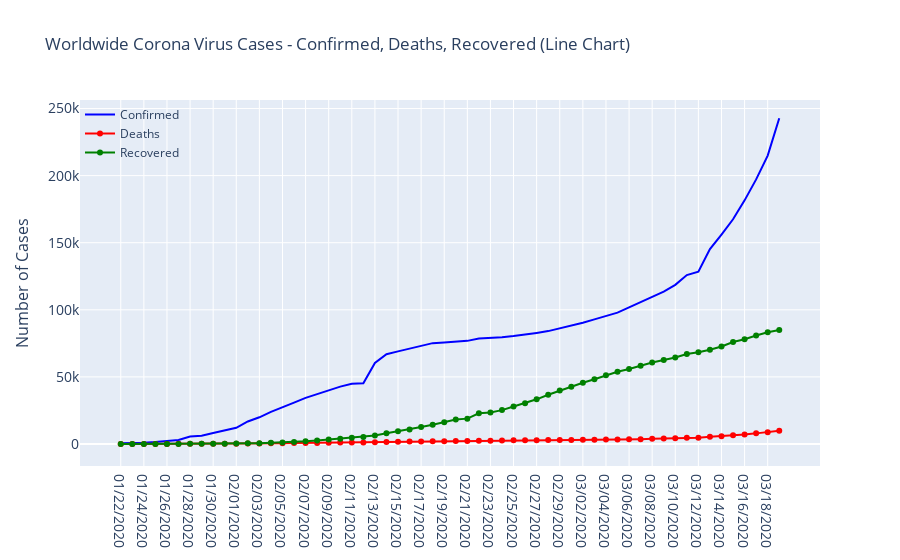

The notebook cell saved with this chart:
### Code cell
fig = go.Figure()
fig.add_trace(go.Scatter(x=confirmed['Date'], 
                         y=confirmed['Confirmed'],
                         mode='lines',
                         name='Confirmed',
                         line=dict(color='blue', width=2)
                        ))
fig.add_trace(go.Scatter(x=deaths['Date'], 
                         y=deaths['Deaths'],
                         mode='lines+markers',
                         name='Deaths',
                         line=dict(color='Red', width=2)
                        ))
fig.add_trace(go.Scatter(x=recovered['Date'], 
                         y=recovered['Recovered'],
                         mode='lines+markers',
                         name='Recovered',
                         line=dict(color='Green', width=2)
                        ))
fig.update_layout(
    title='Worldwide Corona Virus Cases - Confirmed, Deaths, Recovered (Line Chart)',
    xaxis_tickfont_size=14,
    yaxis=dict(
        title='Number of Cases',
        titlefont_size=16,
        tickfont_size=14,
    ),
    legend=dict(
        x=0,
        y=1.0,
        bgcolor='rgba(255, 255, 255, 0)',
        bordercolor='rgba(255, 255, 255, 0)'
    )
)
fig.show()

### Figure 1 — Plotly figure (JSON) as saved in the notebook; plotly's stock layout.template omitted (floating-point values rounded to 4 significant figures)
{"data": [{"line": {"color": "blue", "width": 2}, "mode": "lines", "name": "Confirmed", "type": "scatter", "x": ["01/22/2020", "01/23/2020", "01/24/2020", "01/25/2020", "01/26/2020", "01/27/2020", "01/28/2020", "01/29/2020", "01/30/2020", "01/31/2020", "02/01/2020", "02/02/2020", "02/03/2020", "02/04/2020", "02/05/2020", "02/06/2020", "02/07/2020", "02/08/2020", "02/09/2020", "02/10/2020", "02/11/2020", "02/12/2020", "02/13/2020", "02/14/2020", "02/15/2020", "02/16/2020", "02/17/2020", "02/18/2020", "02/19/2020", "02/20/2020", "02/21/2020", "02/22/2020", "02/23/2020", "02/24/2020", "02/25/2020", "02/26/2020", "02/27/2020", "02/28/2020", "02/29/2020", "03/01/2020", "03/02/2020", "03/03/2020", "03/04/2020", "03/05/2020", "03/06/2020", "03/07/2020", "03/08/2020", "03/09/2020", "03/10/2020", "03/11/2020", "03/12/2020", "03/13/2020", "03/14/2020", "03/15/2020", "03/16/2020", "03/17/2020", "03/18/2020", "03/19/2020"], "y": [555, 653, 941, 1438, 2118, 2927, 5578, 6165, 8235, 9925, 12038, 16787, 19881, 23892, 27636, 30818, 34392, 37121, 40151, 42763, 44803, 45222, 60370, 66887, 69032, 71226, 73260, 75138, 75641, 76199, 76843, 78599, 78985, 79570, 80415, 81397, 82756, 84124, 86013, 88371, 90309, 92844, 95124, 97886, 101800, 105836, 109835, 113582, 118582, 125865, 128343, 145193, 156099, 167447, 181546, 197168, 214915, 242713]}, {"line": {"color": "Red", "width": 2}, "mode": "lines+markers", "name": "Deaths", "type": "scatter", "x": ["01/22/2020", "01/23/2020", "01/24/2020", "01/25/2020", "01/26/2020", "01/27/2020", "01/28/2020", "01/29/2020", "01/30/2020", "01/31/2020", "02/01/2020", "02/02/2020", "02/03/2020", "02/04/2020", "02/05/2020", "02/06/2020", "02/07/2020", "02/08/2020", "02/09/2020", "02/10/2020", "02/11/2020", "02/12/2020", "02/13/2020", "02/14/2020", "02/15/2020", "02/16/2020", "02/17/2020", "02/18/2020", "02/19/2020", "02/20/2020", "02/21/2020", "02/22/2020", "02/23/2020", "02/24/2020", "02/25/2020", "02/26/2020", "02/27/2020", "02/28/2020", "02/29/2020", "03/01/2020", "03/02/2020", "03/03/2020", "03/04/2020", "03/05/2020", "03/06/2020", "03/07/2020", "03/08/2020", "03/09/2020", "03/10/2020", "03/11/2020", "03/12/2020", "03/13/2020", "03/14/2020", "03/15/2020", "03/16/2020", "03/17/2020", "03/18/2020", "03/19/2020"], "y": [17, 18, 26, 42, 56, 82, 131, 133, 171, 213, 259, 362, 426, 492, 564, 634, 719, 806, 906, 1013, 1113, 1118, 1371, 1523, 1666, 1770, 1868, 2007, 2122, 2247, 2251, 2458, 2469, 2629, 2708, 2770, 2814, 2872, 2941, 2996, 3085, 3160, 3254, 3348, 3460, 3558, 3803, 3996, 4262, 4615, 4720, 5404, 5819, 6440, 7126, 7905, 8733, 9867]}, {"line": {"color": "Green", "width": 2}, "mode": "lines+markers", "name": "Recovered", "type": "scatter", "x": ["01/22/2020", "01/23/2020", "01/24/2020", "01/25/2020", "01/26/2020", "01/27/2020", "01/28/2020", "01/29/2020", "01/30/2020", "01/31/2020", "02/01/2020", "02/02/2020", "02/03/2020", "02/04/2020", "02/05/2020", "02/06/2020", "02/07/2020", "02/08/2020", "02/09/2020", "02/10/2020", "02/11/2020", "02/12/2020", "02/13/2020", "02/14/2020", "02/15/2020", "02/16/2020", "02/17/2020", "02/18/2020", "02/19/2020", "02/20/2020", "02/21/2020", "02/22/2020", "02/23/2020", "02/24/2020", "02/25/2020", "02/26/2020", "02/27/2020", "02/28/2020", "02/29/2020", "03/01/2020", "03/02/2020", "03/03/2020", "03/04/2020", "03/05/2020", "03/06/2020", "03/07/2020", "03/08/2020", "03/09/2020", "03/10/2020", "03/11/2020", "03/12/2020", "03/13/2020", "03/14/2020", "03/15/2020", "03/16/2020", "03/17/2020", "03/18/2020", "03/19/2020"], "y": [28, 30, 36, 39, 52, 61, 107, 126, 143, 222, 284, 472, 623, 852, 1124, 1487, 2011, 2616, 3244, 3946, 4683, 5150, 6295, 8058, 9395, 10865, 12583, 14352, 16121, 18177, 18890, 22886, 23394, 25227, 27905, 30384, 33277, 36711, 39782, 42716, 45602, 48229, 51171, 53797, 55866, 58359, 60695, 62512, 64404, 67003, 68324, 70251, 72624, 76034, 78088, 80840, 83313, 84962]}], "layout": {"legend": {"bgcolor": "rgba(255, 255, 255, 0)", "bordercolor": "rgba(255, 255, 255, 0)", "x": 0, "y": 1}, "title": {"text": "Worldwide Corona Virus Cases - Confirmed, Deaths, Recovered (Line Chart)"}, "xaxis": {"tickfont": {"size": 14}}, "yaxis": {"tickfont": {"size": 14}, "title": {"font": {"size": 16}, "text": "Number of Cases"}}}}
